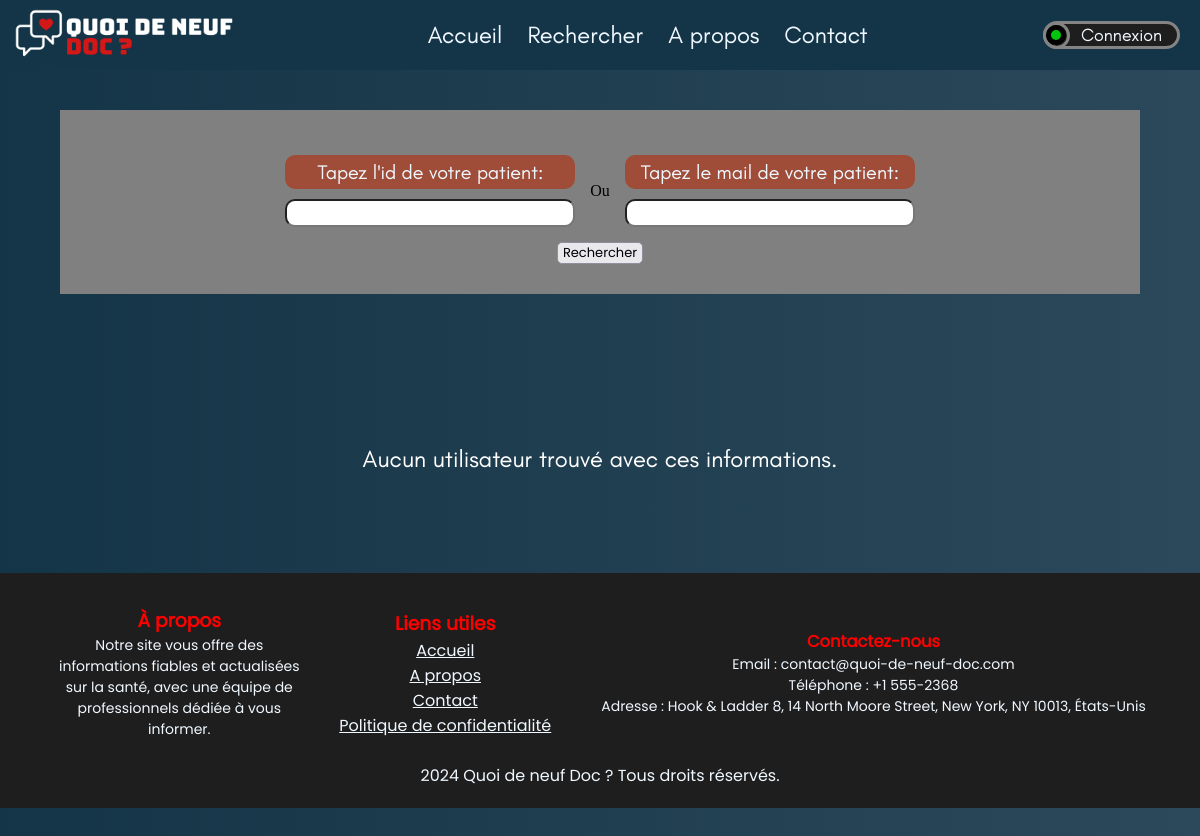
Page /search-user.php on the earlier database version.
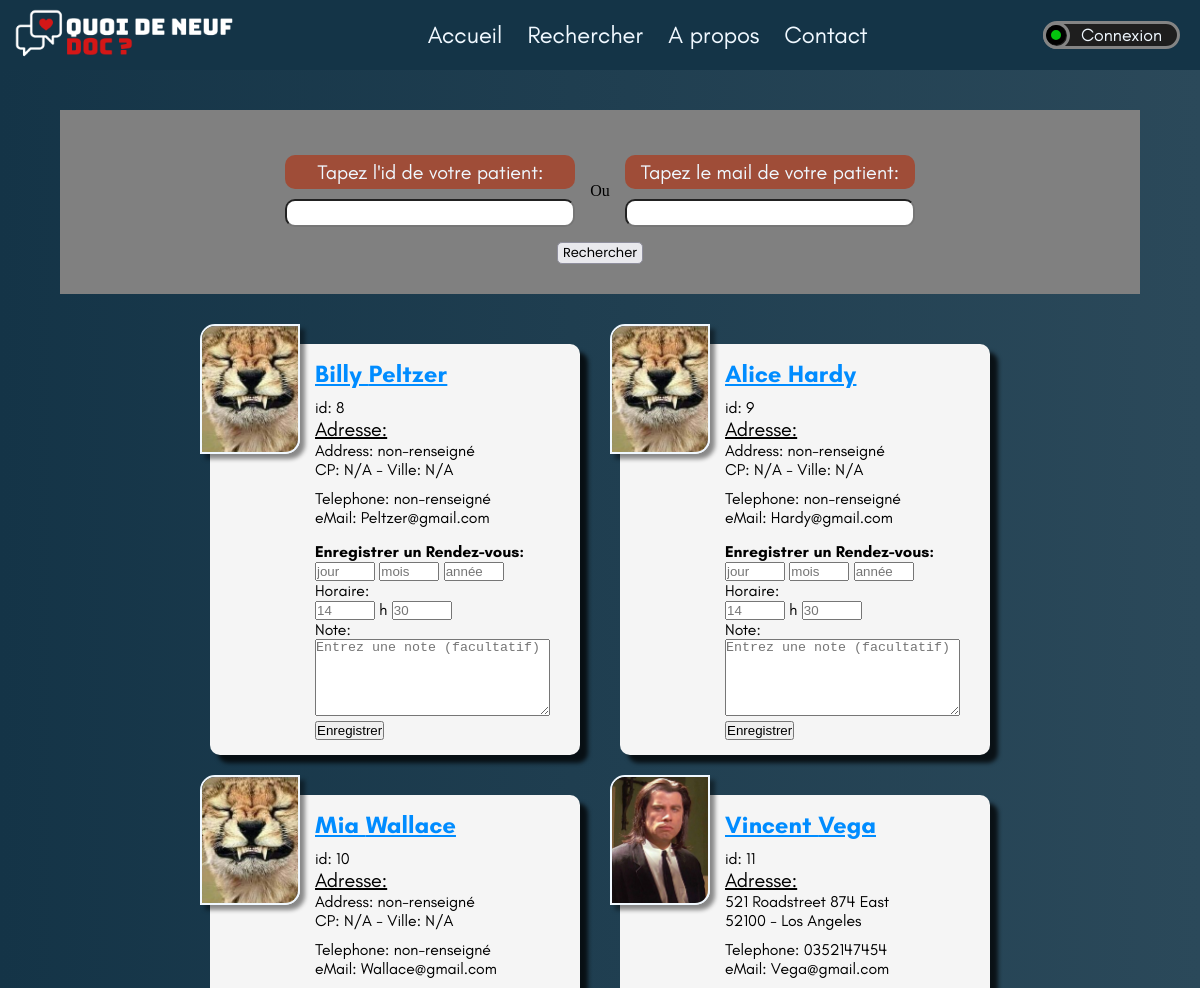
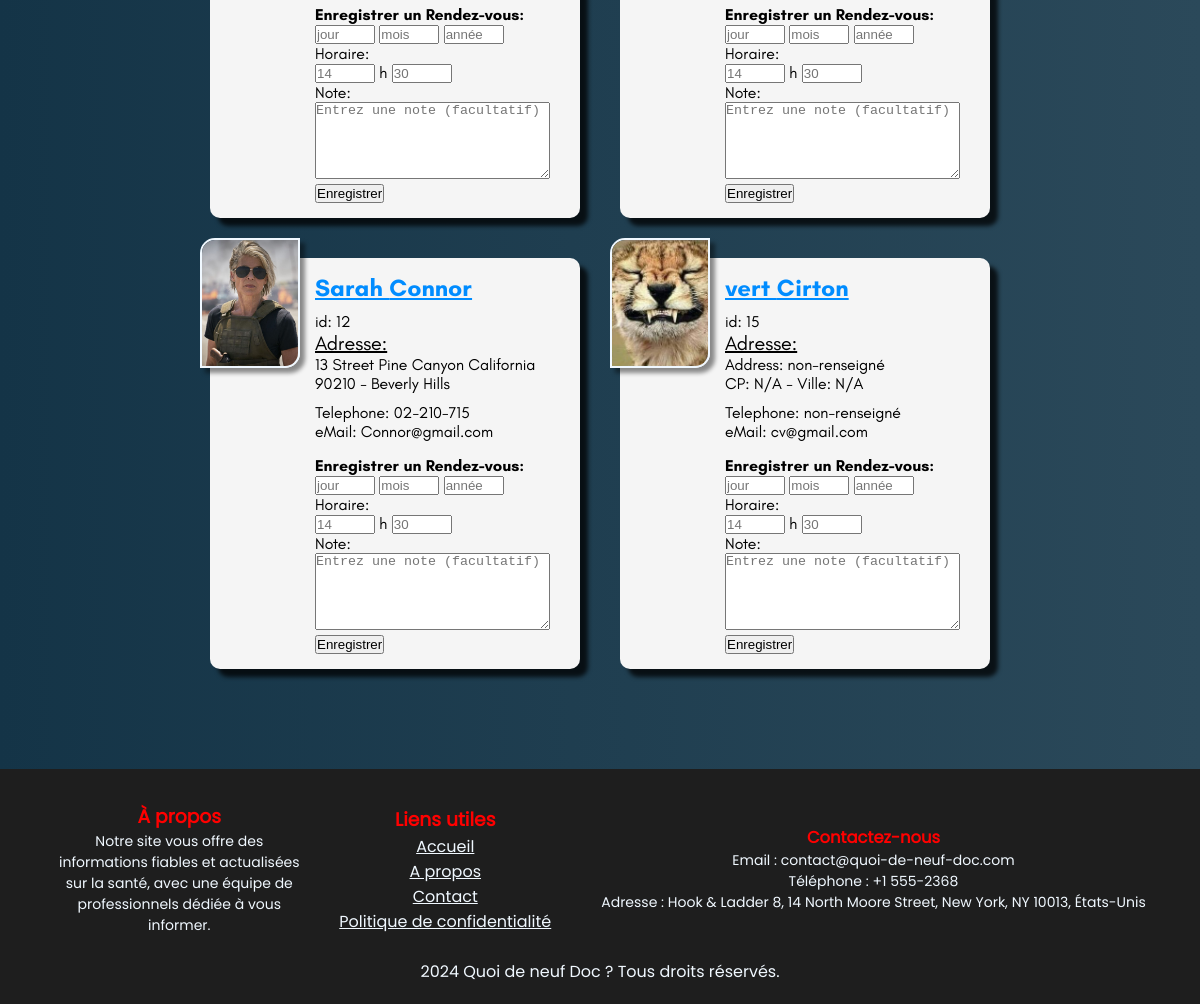
Same page on the later database version (2 pictures, top to bottom).
### tables this page shows
CREATE TABLE `users` (
  `id` int NOT NULL,
  `user_firstname` varchar(255) NOT NULL,
  `user_lastname` varchar(255) NOT NULL,
  `user_image` varchar(255) DEFAULT NULL,
  `user_mail` varchar(255) NOT NULL,
  `user_password` varchar(255) NOT NULL,
  `user_department` varchar(5) DEFAULT NULL,
  `user_city` varchar(255) DEFAULT NULL,
  `user_address` text,
  `user_phone` varchar(20) DEFAULT NULL
);

### src/gestions/tools.php (called while the page is built)
<?php
function userLogin() {
    return isset($_SESSION['user_id']);
}
function doctorLogin() {
    return isset($_SESSION['doctor_id']);
}
?>

### src/search-user.php (the view, shortened to what this page needs)
<?php
require_once("gestions/tools.php");
require_once("connexion.php");
$sql = "SELECT * FROM users";
$params = [];
$query = $db->prepare($sql);
$query->execute($params);
$user_info = $query->fetchAll(PDO::FETCH_ASSOC);
?>
<!DOCTYPE html>
<html lang="en">
<head>
    <link rel="stylesheet" href="css/style.css">
    <link rel="stylesheet" href="css/responsive.css">
    <link rel="stylesheet" href="css/fonts.css">
</head>
<body>
<?php
    require_once "gestions/header.php";
?>
<main>
    <section class="search-filter">
        <form class="search-doctor-form" method="GET" action="search-user.php">
            <div class="first-section">
                <div class="style-search">
                    <p>Tapez l'id de votre patient:</p>
                    <input type="number" name="id">
                </div>
                <span>Ou</span>
                <div class="style-search">
                    <p>Tapez le mail de votre patient:</p>
                    <input type="email" name="user_mail">
                </div>
            </div>
            <button class="btn-mod-user" type="submit" name="envoyer">Rechercher</button>
        </form>
    </section>
    <section class="doctor-cards">
    <?php if (!empty($user_info)): ?>
        <?php foreach ($user_info as $user): ?>
            <figure class="user-card">
                <img class="img-user" src="<?= !empty($user['user_image']) ? 'assets/images/profiles/' . htmlspecialchars($user['user_image']) : 'assets/images/profiles/userimgnotfound.png'; ?>" alt="user img">
                <figcaption>
                    <h1><?= htmlspecialchars($user['user_firstname']) . ' ' . htmlspecialchars($user['user_lastname']) ?></h1>
                    <div>
                        <div>
                            <span>id: <?= $user['id']?></span>
                        </div>
                        <div class="adress-user-main">
                            <span>Adresse:</span>
                            <p><?= !empty($user['user_address']) ? htmlspecialchars($user['user_address']) : 'Address: non-renseigné' ?></p>
                            <p><?= !empty($user['user_department']) ? htmlspecialchars($user['user_department']) : 'CP: N/A' ?> - <?= !empty($user['user_city']) ? htmlspecialchars($user['user_city']) : 'Ville: N/A' ?></p>
                        </div>
                        <div class="pm-user">
                            <p>Telephone: <?= !empty($user['user_phone']) ? htmlspecialchars($user['user_phone']) : 'non-renseigné' ?></p>
                            <p>eMail: <?= htmlspecialchars($user['user_mail']) ?></p>
                        </div>
                    </div>
                    <form action="enregistrer_rdv.php" method="POST">
                        <h4>Enregistrer un Rendez-vous:</h4>
                        <p>
                            <input name="day" class="input-rdv" type="number" min="1" max="31" placeholder="jour">
                            <input name="month" class="input-rdv" type="number" min="1" max="12" placeholder="mois">
                            <input name="year" class="input-rdv" type="number" min="2024" max="9990" placeholder="année">
                        </p>
                        <p>
                            <p>Horaire:</p>
                            <input name="hour" class="input-rdv" type="number" min="0" max="23" placeholder="14">
                            <span>h</span>
                            <input name="minutes" class="input-rdv" type="number" min="0" max="59" placeholder="30">
                        </p>
                        <span>Note:</span>
                        <textarea class="note-info-area" name="info" rows="5" cols="33" placeholder="Entrez une note (facultatif)"></textarea>
                        <button type="submit" name="submit_rdv">Enregistrer</button>
                    </form>
                </figcaption>
            </figure>
        <?php endforeach; ?>
    <?php else: ?>
        <p class="no-results-message">Aucun utilisateur trouvé avec ces informations.</p>
    <?php endif; ?>
    </section>
</main>
<?php
    include_once "gestions/footer.php";
?>
</body>
</html>

### src/gestions/header.php (shortened to what this page needs)
<header>
    <div class="header-xl">
        <img class="logo-site" src="assets/images/logo/logoQDND.png" alt="Logo_quoi-de-neuf-doc">
        <nav>
            <ul>
                <li><a href="index.php">Accueil</a></li>
                <li><a href="search.php">Rechercher</a></li>
                <li><a href="about.php">A propos</a></li>
                <li><a href="#homepage-contact">Contact</a></li>
            </ul>
        </nav>
        <div class="login-pro">
            <?php if(userLogin()): ?>
                <a class="user-profile-btn" href="profile-user.php">Mon Profile</a>
                <a class="connexion-btn" href="deconnexion.php" role="button">
                    <div class="btn-style">
                        <div class="btn-style-c"><div class="btn-style-d2"></div></div>
                        <span>Déconnexion</span>
                    </div>
                </a>
            <?php else: ?>
                <a class="connexion-btn" href="#" role="button" data-target="#modal" data-toggle="modal">
                    <div class="btn-style">
                        <div class="btn-style-c"><div class="btn-style-c2"></div></div>
                        <span>Connexion</span>
                    </div>
                </a>
            <?php endif; ?>
        </div>
    </div>
</header>

### src/gestions/footer.php
<footer>
    <div class="footer-content">
        <div class="footer-up">
            <div class="footer-about">
                <h3 class="red-span">À propos</h3>
                <p>Notre site vous offre des informations fiables et actualisées sur la santé, avec une équipe de professionnels dédiée à vous informer.</p>
            </div>
            <div class="footer-links">
                <h3 class="red-span">Liens utiles</h3>
                <ul>
                    <li><a href="#">Accueil</a></li>
                    <li><a href="about.php">A propos</a></li>
                    <li><a href="#homepage-contact">Contact</a></li>
                    <li><a href="#">Politique de confidentialité</a></li>
                </ul>
            </div>
        </div>
        <div class="contact-us">
            <h3 class="red-span">Contactez-nous</h3>
            <p>Email : contact@quoi-de-neuf-doc.com</p>
            <p>Téléphone : +1 555-2368</p>
            <p>Adresse : Hook & Ladder 8, 14 North Moore Street, New York, NY 10013, États-Unis</p>
        </div>
    </div>
    <div class="all-right">
        <p>2024 Quoi de neuf Doc ? Tous droits réservés.</p>
    </div>
</footer>

### src/css/style.css (style rules this page uses)
* { margin: 0; padding: 0; box-sizing: border-box; }
html { scroll-behavior: smooth; }
body { background: linear-gradient(90deg, #143447, #2B495A); background-size: cover; height: 100vh; }
.header-xl { position: fixed; top: 0; display: flex; flex-direction: row; justify-content: space-between; align-items: center; width: 100%; background-color: #143447; z-index: 10; }
nav ul { display: flex; flex-direction: row; justify-content: space-around; align-items: center; gap: 25px; list-style: none; font-family: Teachers; font-size: 24px; }
.header-xl ul li a { color: aliceblue; }
.logo-site { max-height: 70px; }
.header-xl a { text-decoration: none; }
.btn-style { position: relative; background-color: #1e1e1e; border: 3px solid #848484; border-radius: 20px; padding: 0px 15px 0px 35px; font-family: Teachers; font-size: 18px; margin-right: 20px; color: aliceblue; }
.btn-style-c { position: absolute; bottom: -3px; left: -3px; background-color: rgba(255, 0, 0, 0); width: 27px; height: 27px; border-radius: 50%; border: 3px solid #848484; }
.btn-style-c2 { position: absolute; top: 0; left: 0; background-color: rgb(4, 196, 14); width: 20px; height: 20px; border-radius: 50%; border: 5px solid #000000; transition: 0.3s ease-in-out; }
.login-pro { display: flex; flex-direction: row; justify-content: center; align-items: center; gap: 10px; }
footer { margin-top: 50px; padding: 20px 10px; background-color: #1e1e1e; font-family: poppins; color: aliceblue; }
.footer-content { display: flex; flex-direction: column; justify-content: center; align-items: center; gap: 10px; }
.footer-up { display: flex; flex-direction: row; justify-content: space-around; align-items: center; gap: 35px; height: 160px; }
.footer-about { text-align: center; width: 250px; }
.footer-about p { font-size: 14px; }
.footer-links { text-align: center; }
.footer-links li { list-style: none; }
.footer-links li a { color: aliceblue; transition: 0.4s ease-in-out; }
.contact-us { text-align: center; font-size: 14px; }
.all-right { text-align: center; margin-top: 10px; }
.red-span { color: red; }
.search-filter { margin-top: 110px; background-color: grey; width: 90%; margin-left: auto; margin-right: auto; }
.search-doctor-form { display: flex; flex-direction: column; justify-content: center; align-items: center; gap: 0px; padding: 30px; }
.first-section { display: flex; flex-direction: column; justify-content: center; align-items: center; }
.search-doctor-form .style-search { width: 290px; display: flex; flex-direction: column; justify-content: center; align-items: center; gap: 10px; margin-top: 15px; margin-bottom: 15px; }
.style-search p { background-color: #9F4D38; padding: 5px 10px; border-radius: 10px; font-family: Teachers; font-size: 20px; color: aliceblue; width: 100%; text-align: center; }
.style-search input[type="number"] { -moz-appearance: textfield; width: 100%; padding: 0px 10px; border-radius: 10px; font-family: Teachers; font-size: 20px; width: 100%; text-align: center; }
.style-search input { width: 100%; padding: 0px 10px; border-radius: 10px; font-family: Teachers; font-size: 20px; width: 100%; text-align: center; }
.note-info-area { max-width: 235px; }
.doctor-cards { display: flex; flex-direction: row; justify-content: center; align-items: center; flex-wrap: wrap; gap: 40px; padding: 50px 20px 50px 20px; }
.user-card { position: relative; width: 370px; background-color: #F5F5F5 ; border-radius: 10px; font-family: Teachers; box-shadow: 8px 8px 4px rgba(0, 0, 0, 0.75); }
.img-user { position: absolute; margin-top: -20px; margin-left: -10px; width: 100px; height: 130px; object-fit: cover; border-radius: 15px 0px 15px 0px; border: 2px solid aliceblue; box-shadow: 5px 5px 4px rgba(0, 0, 0, 0.445); }
.user-card figcaption { margin-left: 90px; padding: 15px; }
.user-card figcaption h1 { color: #008CFF; text-decoration: underline; margin-bottom: 10px; }
.btn-mod-user { background-color: #E9E9ED; border: 1px solid #8F8F9D; font-family: poppins; padding: 0px 5px; cursor: pointer; border-radius: 5px; font-size: 13px; text-decoration: none; color: #000000; font-weight: lighter; }
.adress-user-main { display: flex; flex-direction: column; font-size: 18px; }
.adress-user-main p { font-size: 16px; }
.adress-user-main span { text-decoration: underline; font-size: 20px; }
.pm-user { margin: 10px 0px 15px 0px; }
.input-rdv { width: 60px; }
.no-results-message { margin-top: 100px; text-align: center; font-family: Teachers; font-size: 24px; color: white; }

Differences in the rows shown:
added users: user_firstname "Billy", user_lastname "Peltzer", id "8", shows "Address: non-renseigné", shows "CP: N/A", shows "Ville: N/A", user_mail "Peltzer@gmail.com"
added users: user_firstname "Alice", user_lastname "Hardy", id "9", shows "Address: non-renseigné", shows "CP: N/A", shows "Ville: N/A", user_mail "Hardy@gmail.com"
added users: user_firstname "Mia", user_lastname "Wallace", id "10", shows "Address: non-renseigné", shows "CP: N/A", shows "Ville: N/A", user_mail "Wallace@gmail.com"
added users: user_image (picture), user_firstname "Vincent", user_lastname "Vega", id "11", user_address "521 Roadstreet 874 East", user_department "52100", user_city "Los Angeles", user_phone "0352147454", user_mail "Vega@gmail.com"
added users: user_image (picture), user_firstname "Sarah", user_lastname "Connor", id "12", user_address "13 Street Pine Canyon California", user_department "90210", user_city "Beverly Hills", user_phone "02-210-715", user_mail "Connor@gmail.com"
added users: user_firstname "vert", user_lastname "Cirton", id "15", shows "Address: non-renseigné", shows "CP: N/A", shows "Ville: N/A", user_mail "cv@gmail.com"
Other differences:
text no longer shown: "Aucun utilisateur trouvé avec ces informations."
